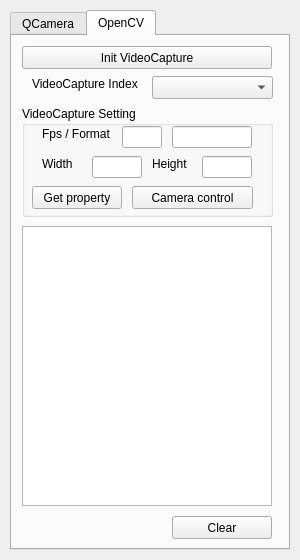
<?xml version="1.0" encoding="UTF-8"?>
<ui version="4.0">
 <class>CameraControlDialog</class>
 <widget class="QDialog" name="CameraControlDialog">
  <property name="geometry">
   <rect>
    <x>0</x>
    <y>0</y>
    <width>300</width>
    <height>560</height>
   </rect>
  </property>
  <property name="windowTitle">
   <string>UVC Camera Control</string>
  </property>
  <widget class="QTabWidget" name="tabWidgetControl">
   <property name="geometry">
    <rect>
     <x>10</x>
     <y>10</y>
     <width>280</width>
     <height>540</height>
    </rect>
   </property>
   <property name="currentIndex">
    <number>1</number>
   </property>
   <widget class="QWidget" name="tab">
    <attribute name="title">
     <string>QCamera</string>
    </attribute>
    <widget class="QPushButton" name="pushButtonDetectCamera">
     <property name="geometry">
      <rect>
       <x>10</x>
       <y>10</y>
       <width>250</width>
       <height>23</height>
      </rect>
     </property>
     <property name="text">
      <string>FindCamera</string>
     </property>
    </widget>
    <widget class="QLabel" name="labellResolution">
     <property name="geometry">
      <rect>
       <x>10</x>
       <y>70</y>
       <width>70</width>
       <height>16</height>
      </rect>
     </property>
     <property name="text">
      <string>Format</string>
     </property>
    </widget>
    <widget class="QComboBox" name="comboBoxFormats">
     <property name="geometry">
      <rect>
       <x>60</x>
       <y>70</y>
       <width>200</width>
       <height>23</height>
      </rect>
     </property>
    </widget>
    <widget class="QComboBox" name="comboVideoDevices">
     <property name="geometry">
      <rect>
       <x>60</x>
       <y>40</y>
       <width>200</width>
       <height>23</height>
      </rect>
     </property>
    </widget>
    <widget class="QLabel" name="labelCamera">
     <property name="geometry">
      <rect>
       <x>10</x>
       <y>40</y>
       <width>41</width>
       <height>16</height>
      </rect>
     </property>
     <property name="text">
      <string>Device</string>
     </property>
    </widget>
    <widget class="QTabWidget" name="tabWidget">
     <property name="geometry">
      <rect>
       <x>10</x>
       <y>100</y>
       <width>265</width>
       <height>405</height>
      </rect>
     </property>
     <property name="tabPosition">
      <enum>QTabWidget::TabPosition::North</enum>
     </property>
     <property name="tabShape">
      <enum>QTabWidget::TabShape::Rounded</enum>
     </property>
     <property name="currentIndex">
      <number>0</number>
     </property>
     <widget class="QWidget" name="tabSettings">
      <attribute name="title">
       <string>Settings</string>
      </attribute>
      <layout class="QVBoxLayout" name="verticalLayout_4">
       <item>
        <widget class="QGroupBox" name="groupBox_4">
         <property name="title">
          <string>Settings</string>
         </property>
         <layout class="QGridLayout" name="gridLayout_4">
          <property name="sizeConstraint">
           <enum>QLayout::SizeConstraint::SetDefaultConstraint</enum>
          </property>
          <property name="spacing">
           <number>9</number>
          </property>
          <item row="10" column="1">
           <widget class="QComboBox" name="dropdownWhiteBalanceMode">
            <item>
             <property name="text">
              <string>Auto</string>
             </property>
            </item>
            <item>
             <property name="text">
              <string>Manual</string>
             </property>
            </item>
            <item>
             <property name="text">
              <string>Sunlight</string>
             </property>
            </item>
            <item>
             <property name="text">
              <string>Cloudy</string>
             </property>
            </item>
            <item>
             <property name="text">
              <string>Shade</string>
             </property>
            </item>
            <item>
             <property name="text">
              <string>Tungsten</string>
             </property>
            </item>
            <item>
             <property name="text">
              <string>Fluorescent</string>
             </property>
            </item>
            <item>
             <property name="text">
              <string>Flash</string>
             </property>
            </item>
            <item>
             <property name="text">
              <string>Sunset</string>
             </property>
            </item>
           </widget>
          </item>
          <item row="11" column="0" colspan="2">
           <widget class="QPushButton" name="buttonFFMPEG">
            <property name="text">
             <string>Open FFMPEG Settings</string>
            </property>
           </widget>
          </item>
          <item row="5" column="0">
           <widget class="QLabel" name="labelAutoExposureTime">
            <property name="text">
             <string>Auto Exposure </string>
            </property>
           </widget>
          </item>
          <item row="8" column="0">
           <widget class="QLabel" name="labelManualIsoSensitivity">
            <property name="text">
             <string>  ISO Sensitivity</string>
            </property>
           </widget>
          </item>
          <item row="7" column="0">
           <widget class="QLabel" name="labelAutoIsoSensitivity">
            <property name="text">
             <string>Auto Iso Sensitivity</string>
            </property>
           </widget>
          </item>
          <item row="8" column="1">
           <widget class="QSlider" name="sliderManualIsoSensitivity">
            <property name="maximum">
             <number>128000</number>
            </property>
            <property name="pageStep">
             <number>100</number>
            </property>
            <property name="orientation">
             <enum>Qt::Orientation::Horizontal</enum>
            </property>
           </widget>
          </item>
          <item row="4" column="1">
           <widget class="QComboBox" name="dropdownFlashMode">
            <item>
             <property name="text">
              <string>Off</string>
             </property>
            </item>
            <item>
             <property name="text">
              <string>On</string>
             </property>
            </item>
            <item>
             <property name="text">
              <string>Auto</string>
             </property>
            </item>
           </widget>
          </item>
          <item row="4" column="0">
           <widget class="QLabel" name="labelFlashMode">
            <property name="text">
             <string>Flash Mode</string>
            </property>
           </widget>
          </item>
          <item row="6" column="1">
           <widget class="QSlider" name="sliderManualExposureTime">
            <property name="orientation">
             <enum>Qt::Orientation::Horizontal</enum>
            </property>
           </widget>
          </item>
          <item row="5" column="1">
           <widget class="QCheckBox" name="checkboxAutoExposureTime">
            <property name="text">
             <string/>
            </property>
            <property name="checked">
             <bool>true</bool>
            </property>
           </widget>
          </item>
          <item row="7" column="1">
           <widget class="QCheckBox" name="checkboxAutoIsoSensitivity">
            <property name="text">
             <string/>
            </property>
            <property name="checked">
             <bool>true</bool>
            </property>
           </widget>
          </item>
          <item row="9" column="1">
           <widget class="QComboBox" name="dropdownTorchMode">
            <item>
             <property name="text">
              <string>Off</string>
             </property>
            </item>
            <item>
             <property name="text">
              <string>On</string>
             </property>
            </item>
            <item>
             <property name="text">
              <string>Auto</string>
             </property>
            </item>
           </widget>
          </item>
          <item row="2" column="1">
           <widget class="QComboBox" name="dropdownExposureMode">
            <item>
             <property name="text">
              <string>Auto</string>
             </property>
            </item>
            <item>
             <property name="text">
              <string>Manual</string>
             </property>
            </item>
            <item>
             <property name="text">
              <string>Portrait</string>
             </property>
            </item>
            <item>
             <property name="text">
              <string>Night</string>
             </property>
            </item>
            <item>
             <property name="text">
              <string>Sports</string>
             </property>
            </item>
            <item>
             <property name="text">
              <string>Snow</string>
             </property>
            </item>
            <item>
             <property name="text">
              <string>Beach</string>
             </property>
            </item>
            <item>
             <property name="text">
              <string>Action</string>
             </property>
            </item>
            <item>
             <property name="text">
              <string>Landscape</string>
             </property>
            </item>
            <item>
             <property name="text">
              <string>Night Portrait</string>
             </property>
            </item>
            <item>
             <property name="text">
              <string>Theatre</string>
             </property>
            </item>
            <item>
             <property name="text">
              <string>Sunset</string>
             </property>
            </item>
            <item>
             <property name="text">
              <string>Steady Photo</string>
             </property>
            </item>
            <item>
             <property name="text">
              <string>Fireworks</string>
             </property>
            </item>
            <item>
             <property name="text">
              <string>Party</string>
             </property>
            </item>
            <item>
             <property name="text">
              <string>Candlelight</string>
             </property>
            </item>
            <item>
             <property name="text">
              <string>Barcode</string>
             </property>
            </item>
           </widget>
          </item>
          <item row="10" column="0">
           <widget class="QLabel" name="labelWhiteBalanceMode">
            <property name="text">
             <string>White Balance Mode</string>
            </property>
           </widget>
          </item>
          <item row="3" column="1">
           <widget class="QSlider" name="sliderExposureComp">
            <property name="orientation">
             <enum>Qt::Orientation::Horizontal</enum>
            </property>
           </widget>
          </item>
          <item row="6" column="0">
           <widget class="QLabel" name="labelManualExposureTime">
            <property name="text">
             <string>   ExposureTime</string>
            </property>
           </widget>
          </item>
          <item row="9" column="0">
           <widget class="QLabel" name="labelTorchMode">
            <property name="text">
             <string>Torch Mode</string>
            </property>
           </widget>
          </item>
          <item row="2" column="0">
           <widget class="QLabel" name="labelExposureMode">
            <property name="text">
             <string>Exposure Mode</string>
            </property>
           </widget>
          </item>
          <item row="1" column="1">
           <widget class="QSlider" name="sliderColorTemp">
            <property name="maximum">
             <number>10000</number>
            </property>
            <property name="pageStep">
             <number>100</number>
            </property>
            <property name="orientation">
             <enum>Qt::Orientation::Horizontal</enum>
            </property>
            <property name="invertedControls">
             <bool>false</bool>
            </property>
           </widget>
          </item>
          <item row="3" column="0">
           <widget class="QLabel" name="labelExposureComp">
            <property name="text">
             <string>Exposure Comp.</string>
            </property>
           </widget>
          </item>
          <item row="1" column="0">
           <widget class="QLabel" name="labelColorTemperature">
            <property name="text">
             <string>Color Temperature</string>
            </property>
           </widget>
          </item>
         </layout>
        </widget>
       </item>
      </layout>
     </widget>
     <widget class="QWidget" name="tabZoomFocus">
      <attribute name="title">
       <string>Zoom and Focus</string>
      </attribute>
      <layout class="QVBoxLayout" name="verticalLayout_3">
       <item>
        <widget class="QGroupBox" name="groupBox_3">
         <property name="sizePolicy">
          <sizepolicy hsizetype="Preferred" vsizetype="Preferred">
           <horstretch>0</horstretch>
           <verstretch>0</verstretch>
          </sizepolicy>
         </property>
         <property name="minimumSize">
          <size>
           <width>0</width>
           <height>75</height>
          </size>
         </property>
         <property name="title">
          <string>Zoom and Focus</string>
         </property>
         <layout class="QFormLayout" name="formLayout">
          <item row="3" column="0">
           <widget class="QLabel" name="labelFocusDistance">
            <property name="enabled">
             <bool>true</bool>
            </property>
            <property name="text">
             <string>Focus Distance</string>
            </property>
            <property name="buddy">
             <cstring>sliderFocusDistance</cstring>
            </property>
           </widget>
          </item>
          <item row="0" column="0">
           <widget class="QLabel" name="labelZoomRate">
            <property name="text">
             <string>Zoom Rate</string>
            </property>
           </widget>
          </item>
          <item row="1" column="0">
           <widget class="QLabel" name="labelZoomFactor">
            <property name="text">
             <string>Zoom Factor</string>
            </property>
            <property name="buddy">
             <cstring>sliderZoom</cstring>
            </property>
           </widget>
          </item>
          <item row="2" column="0">
           <widget class="QLabel" name="labelFocusMode">
            <property name="text">
             <string>Focus Mode</string>
            </property>
            <property name="buddy">
             <cstring>dropdownFocusMode</cstring>
            </property>
           </widget>
          </item>
          <item row="3" column="1">
           <widget class="QSlider" name="sliderFocusDistance">
            <property name="orientation">
             <enum>Qt::Orientation::Horizontal</enum>
            </property>
           </widget>
          </item>
          <item row="2" column="1">
           <widget class="QComboBox" name="dropdownFocusMode">
            <item>
             <property name="text">
              <string>Auto</string>
             </property>
            </item>
            <item>
             <property name="text">
              <string>Auto (Near)</string>
             </property>
            </item>
            <item>
             <property name="text">
              <string>Auto (Far)</string>
             </property>
            </item>
            <item>
             <property name="text">
              <string>Hyperfocal</string>
             </property>
            </item>
            <item>
             <property name="text">
              <string>Infinity</string>
             </property>
            </item>
            <item>
             <property name="text">
              <string>Manual</string>
             </property>
            </item>
           </widget>
          </item>
          <item row="1" column="1">
           <widget class="QSlider" name="sliderZoom">
            <property name="orientation">
             <enum>Qt::Orientation::Horizontal</enum>
            </property>
           </widget>
          </item>
          <item row="0" column="1">
           <widget class="QSlider" name="sliderZoomRate">
            <property name="singleStep">
             <number>1</number>
            </property>
            <property name="orientation">
             <enum>Qt::Orientation::Horizontal</enum>
            </property>
           </widget>
          </item>
         </layout>
        </widget>
       </item>
      </layout>
     </widget>
    </widget>
   </widget>
   <widget class="QWidget" name="tab_2">
    <attribute name="title">
     <string>OpenCV</string>
    </attribute>
    <widget class="QPushButton" name="pushButtonInitOpenCVCapture">
     <property name="geometry">
      <rect>
       <x>10</x>
       <y>10</y>
       <width>250</width>
       <height>23</height>
      </rect>
     </property>
     <property name="text">
      <string>Init VideoCapture</string>
     </property>
    </widget>
    <widget class="QLabel" name="labelCapture">
     <property name="geometry">
      <rect>
       <x>20</x>
       <y>40</y>
       <width>110</width>
       <height>16</height>
      </rect>
     </property>
     <property name="text">
      <string>VideoCapture Index</string>
     </property>
    </widget>
    <widget class="QComboBox" name="comboVideoCapture">
     <property name="geometry">
      <rect>
       <x>140</x>
       <y>40</y>
       <width>121</width>
       <height>23</height>
      </rect>
     </property>
    </widget>
    <widget class="QGroupBox" name="groupBoxCaptureSetting">
     <property name="geometry">
      <rect>
       <x>10</x>
       <y>70</y>
       <width>251</width>
       <height>111</height>
      </rect>
     </property>
     <property name="title">
      <string>VideoCapture Setting</string>
     </property>
     <widget class="QLabel" name="labelWidth">
      <property name="geometry">
       <rect>
        <x>20</x>
        <y>50</y>
        <width>40</width>
        <height>16</height>
       </rect>
      </property>
      <property name="text">
       <string>Width</string>
      </property>
     </widget>
     <widget class="QLineEdit" name="lineEditWidth">
      <property name="geometry">
       <rect>
        <x>70</x>
        <y>50</y>
        <width>50</width>
        <height>22</height>
       </rect>
      </property>
     </widget>
     <widget class="QLineEdit" name="lineEditHeight">
      <property name="geometry">
       <rect>
        <x>180</x>
        <y>50</y>
        <width>50</width>
        <height>22</height>
       </rect>
      </property>
     </widget>
     <widget class="QLabel" name="labelHeight">
      <property name="geometry">
       <rect>
        <x>130</x>
        <y>50</y>
        <width>40</width>
        <height>16</height>
       </rect>
      </property>
      <property name="text">
       <string>Height</string>
      </property>
     </widget>
     <widget class="QLineEdit" name="lineEditFps">
      <property name="geometry">
       <rect>
        <x>100</x>
        <y>20</y>
        <width>40</width>
        <height>22</height>
       </rect>
      </property>
     </widget>
     <widget class="QLabel" name="labelFps">
      <property name="geometry">
       <rect>
        <x>20</x>
        <y>20</y>
        <width>70</width>
        <height>16</height>
       </rect>
      </property>
      <property name="text">
       <string>Fps / Format</string>
      </property>
     </widget>
     <widget class="QLineEdit" name="lineEditFormat">
      <property name="geometry">
       <rect>
        <x>150</x>
        <y>20</y>
        <width>80</width>
        <height>22</height>
       </rect>
      </property>
     </widget>
     <widget class="QPushButton" name="pushButtonGetParam">
      <property name="geometry">
       <rect>
        <x>10</x>
        <y>80</y>
        <width>90</width>
        <height>23</height>
       </rect>
      </property>
      <property name="text">
       <string>Get property</string>
      </property>
     </widget>
     <widget class="QPushButton" name="pushButtonControl">
      <property name="geometry">
       <rect>
        <x>110</x>
        <y>80</y>
        <width>121</width>
        <height>23</height>
       </rect>
      </property>
      <property name="text">
       <string>Camera control</string>
      </property>
     </widget>
    </widget>
    <widget class="QPushButton" name="pushButtonClear">
     <property name="geometry">
      <rect>
       <x>160</x>
       <y>480</y>
       <width>100</width>
       <height>23</height>
      </rect>
     </property>
     <property name="text">
      <string>Clear</string>
     </property>
    </widget>
    <widget class="QTextBrowser" name="textBrowser">
     <property name="geometry">
      <rect>
       <x>10</x>
       <y>190</y>
       <width>250</width>
       <height>280</height>
      </rect>
     </property>
     <property name="lineWrapMode">
      <enum>QTextEdit::LineWrapMode::WidgetWidth</enum>
     </property>
    </widget>
   </widget>
  </widget>
 </widget>
 <tabstops>
  <tabstop>lineEditFps</tabstop>
  <tabstop>lineEditFormat</tabstop>
  <tabstop>lineEditWidth</tabstop>
  <tabstop>lineEditHeight</tabstop>
  <tabstop>tabWidget</tabstop>
  <tabstop>dropdownWhiteBalanceMode</tabstop>
  <tabstop>buttonFFMPEG</tabstop>
  <tabstop>sliderManualIsoSensitivity</tabstop>
  <tabstop>dropdownFlashMode</tabstop>
  <tabstop>sliderManualExposureTime</tabstop>
  <tabstop>checkboxAutoExposureTime</tabstop>
  <tabstop>checkboxAutoIsoSensitivity</tabstop>
  <tabstop>dropdownTorchMode</tabstop>
  <tabstop>dropdownExposureMode</tabstop>
  <tabstop>sliderExposureComp</tabstop>
  <tabstop>sliderColorTemp</tabstop>
  <tabstop>sliderFocusDistance</tabstop>
  <tabstop>dropdownFocusMode</tabstop>
  <tabstop>sliderZoom</tabstop>
  <tabstop>sliderZoomRate</tabstop>
  <tabstop>pushButtonInitOpenCVCapture</tabstop>
  <tabstop>comboVideoCapture</tabstop>
  <tabstop>comboBoxFormats</tabstop>
  <tabstop>comboVideoDevices</tabstop>
  <tabstop>tabWidgetControl</tabstop>
  <tabstop>pushButtonDetectCamera</tabstop>
  <tabstop>pushButtonGetParam</tabstop>
  <tabstop>pushButtonControl</tabstop>
  <tabstop>pushButtonClear</tabstop>
  <tabstop>textBrowser</tabstop>
 </tabstops>
 <resources/>
 <connections/>
</ui>
